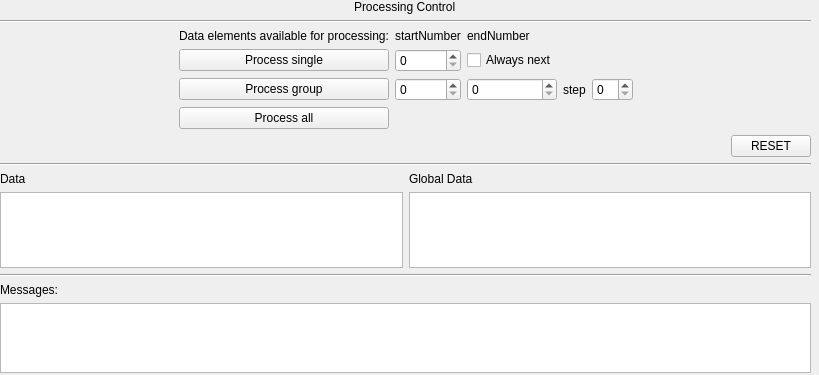
<?xml version="1.0" encoding="UTF-8"?>
<ui version="4.0">
 <class>Form</class>
 <widget class="QWidget" name="Form">
  <property name="geometry">
   <rect>
    <x>0</x>
    <y>0</y>
    <width>819</width>
    <height>375</height>
   </rect>
  </property>
  <property name="windowTitle">
   <string>Form</string>
  </property>
  <widget class="QWidget" name="verticalLayoutWidget_3">
   <property name="geometry">
    <rect>
     <x>0</x>
     <y>0</y>
     <width>811</width>
     <height>373</height>
    </rect>
   </property>
   <layout class="QVBoxLayout" name="verticalLayout_3">
    <item alignment="Qt::AlignHCenter">
     <widget class="QLabel" name="topLabel">
      <property name="text">
       <string>Processing Control</string>
      </property>
     </widget>
    </item>
    <item>
     <widget class="Line" name="line">
      <property name="orientation">
       <enum>Qt::Horizontal</enum>
      </property>
     </widget>
    </item>
    <item>
     <layout class="QGridLayout" name="gridLayout_2">
      <item row="2" column="1">
       <widget class="QPushButton" name="processSingleButton">
        <property name="text">
         <string>Process single</string>
        </property>
       </widget>
      </item>
      <item row="0" column="1">
       <widget class="QLabel" name="label_7">
        <property name="text">
         <string>Data elements available for processing:</string>
        </property>
       </widget>
      </item>
      <item row="3" column="1">
       <widget class="QPushButton" name="processGroupButton">
        <property name="text">
         <string>Process group</string>
        </property>
       </widget>
      </item>
      <item row="0" column="2">
       <widget class="QLabel" name="nofelementsStartNumber">
        <property name="text">
         <string>startNumber</string>
        </property>
       </widget>
      </item>
      <item row="3" column="4">
       <layout class="QHBoxLayout" name="horizontalLayout">
        <item>
         <widget class="QLabel" name="label_4">
          <property name="text">
           <string>step</string>
          </property>
         </widget>
        </item>
        <item>
         <widget class="QSpinBox" name="processGroupStepSpinBox"/>
        </item>
       </layout>
      </item>
      <item row="4" column="1">
       <widget class="QPushButton" name="processAllButton">
        <property name="text">
         <string>Process all</string>
        </property>
       </widget>
      </item>
      <item row="2" column="2">
       <widget class="QSpinBox" name="processSingleSpinBox"/>
      </item>
      <item row="3" column="2">
       <widget class="QSpinBox" name="processGroupStartSpinBox"/>
      </item>
      <item row="3" column="3">
       <widget class="QSpinBox" name="processGroupEndSpinBox"/>
      </item>
      <item row="2" column="0">
       <spacer name="horizontalSpacer">
        <property name="orientation">
         <enum>Qt::Horizontal</enum>
        </property>
        <property name="sizeHint" stdset="0">
         <size>
          <width>40</width>
          <height>20</height>
         </size>
        </property>
       </spacer>
      </item>
      <item row="1" column="2">
       <spacer name="verticalSpacer_2">
        <property name="orientation">
         <enum>Qt::Vertical</enum>
        </property>
        <property name="sizeHint" stdset="0">
         <size>
          <width>20</width>
          <height>40</height>
         </size>
        </property>
       </spacer>
      </item>
      <item row="3" column="5">
       <spacer name="horizontalSpacer_2">
        <property name="orientation">
         <enum>Qt::Horizontal</enum>
        </property>
        <property name="sizeHint" stdset="0">
         <size>
          <width>40</width>
          <height>20</height>
         </size>
        </property>
       </spacer>
      </item>
      <item row="2" column="3">
       <widget class="QCheckBox" name="processSingleNextCheckBox">
        <property name="text">
         <string>Always next</string>
        </property>
       </widget>
      </item>
      <item row="0" column="3">
       <widget class="QLabel" name="nofelementsEndNumber">
        <property name="text">
         <string>endNumber</string>
        </property>
       </widget>
      </item>
     </layout>
    </item>
    <item alignment="Qt::AlignRight">
     <widget class="QPushButton" name="resetProcessingButton">
      <property name="text">
       <string>RESET</string>
      </property>
     </widget>
    </item>
    <item>
     <widget class="Line" name="line_3">
      <property name="orientation">
       <enum>Qt::Horizontal</enum>
      </property>
     </widget>
    </item>
    <item>
     <spacer name="verticalSpacer">
      <property name="orientation">
       <enum>Qt::Vertical</enum>
      </property>
      <property name="sizeHint" stdset="0">
       <size>
        <width>20</width>
        <height>40</height>
       </size>
      </property>
     </spacer>
    </item>
    <item>
     <layout class="QGridLayout" name="gridLayout">
      <item row="1" column="0">
       <widget class="QTableView" name="dataDictionaryView"/>
      </item>
      <item row="0" column="0">
       <widget class="QLabel" name="label">
        <property name="text">
         <string>Data</string>
        </property>
       </widget>
      </item>
      <item row="0" column="1">
       <widget class="QLabel" name="label_2">
        <property name="text">
         <string>Global Data</string>
        </property>
       </widget>
      </item>
      <item row="1" column="1">
       <widget class="QTableView" name="globalDataDictionaryView"/>
      </item>
     </layout>
    </item>
    <item>
     <widget class="Line" name="line_2">
      <property name="orientation">
       <enum>Qt::Horizontal</enum>
      </property>
     </widget>
    </item>
    <item>
     <widget class="QLabel" name="messageLabel">
      <property name="text">
       <string>Messages:</string>
      </property>
     </widget>
    </item>
    <item>
     <widget class="QTextBrowser" name="textBrowser">
      <property name="maximumSize">
       <size>
        <width>16777215</width>
        <height>181</height>
       </size>
      </property>
     </widget>
    </item>
   </layout>
  </widget>
 </widget>
 <resources/>
 <connections/>
</ui>
